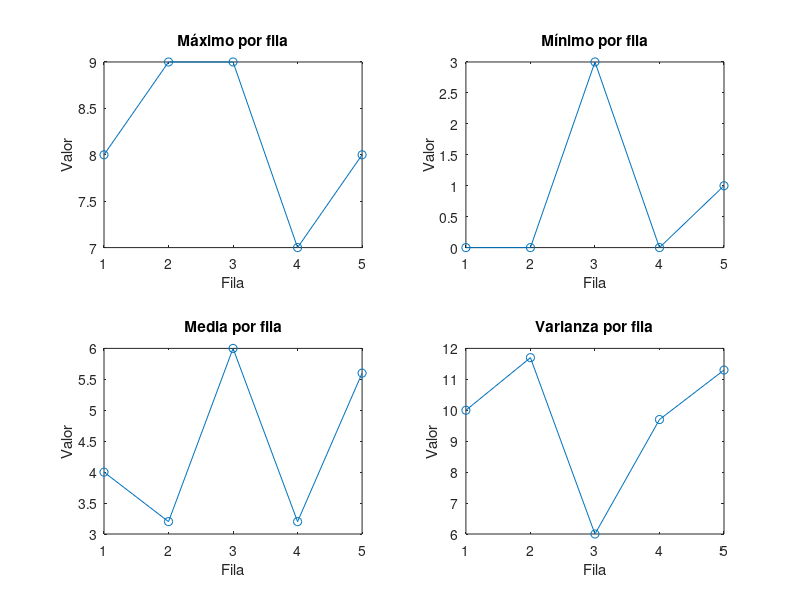

Reproduce this figure in MATLAB. (Note: this script raises an error after producing the figure.)
clearvars
% Matrices y vectores. 
% Realice un script de Matlab que permita desarrollar una serie de operaciones con una matriz: 
 
% 1. El script ha de generar una matriz, cuadrada y aleatoria de tamaño indicado por el usuario. En la línea de 
% comandos se ha de visualizar el mensaje: "Indique el tamaño de la matriz". 

tam = input('Indique el tamaño de la matriz: ');
matriz_aleatoria = randi([0, 9], tam); % Genera enteros aleatorios entre 0 y 9

%2. A partir de la matriz construida, el script deberá calcular y presentar por pantalla los siguientes datos:

% a) Matriz generada. 
disp('La matriz generada es:'); % mostrar matriz generada
disp(matriz_aleatoria); 

% b) Una segunda matriz formada por las columnas impares de la matriz inicial 
num_columnas = size(matriz_aleatoria, 2);  % devuelve el número de columnas
matriz_impares = matriz_aleatoria(:, 1:2:num_columnas);
disp('La matriz formada por las columnas impares es:');
disp(matriz_impares);

% c) El valor de los elementos de la diagonal de la matriz generada. 
elementos_diagonal = diag(matriz_aleatoria); % coge los elementos de la diagonal de la matriz
disp('Los elementos de la diagonal de la matriz son:');
disp(elementos_diagonal);

% d) Valor máximo, mínimo, medio y varianza de cada fila. Estos valores se han de representar gráficamente, indicando en el eje de abscisas el número de fila  
% Inicializar un vector pre-asignando el tamaño
maximos = zeros(1, size(matriz_aleatoria, 1)); % Vector fila de tamaño 1 x número de filas de la matriz generada 
minimos = zeros (1, size(matriz_aleatoria,1)); % minimos = [0 0 0] si el tam = 3
medias = zeros(1, size(matriz_aleatoria, 1));
varianzas = zeros(1,size(matriz_aleatoria,1));

for i = 1:size(matriz_aleatoria, 1) %bucle iterando por todas las filas de la matriz 
    fila = matriz_aleatoria(i, :); % selecciona en cada iteración la fila completa a ser evaluada
    maximos(i) = max(fila);  % asigna el valor máximo de la fila i al elemento i del vector
    minimos(i) = min(fila);
    medias(i) = mean(fila);
    varianzas(i) = var(fila);
end

disp('Máximos:');
disp(maximos);
disp('Mínimos:');
disp(minimos);
disp('Medias:');
disp(medias);
disp('Varianzas:');
disp(varianzas);

%subplot(filas, columnas, número_de_subgráfico)
subplot(2, 2, 1); % dividir ventana en una cuadrícula de 2 filas y 2 columnas = 4 subgráficos; en el primer subgráfico
plot(maximos, 'o-');
title('Máximo por fila');
xlabel('Fila');
ylabel('Valor');

subplot(2, 2, 2); % Subplot 2: min
plot(minimos, 'o-');
title('Mínimo por fila');
xlabel('Fila');
ylabel('Valor');

subplot(2, 2, 3); % Subplot 3: media
plot(medias, 'o-');
title('Media por fila');
xlabel('Fila');
ylabel('Valor');

subplot(2, 2, 4); % Subplot 4: varianza
plot(varianzas, 'o-');
title('Varianza por fila');
xlabel('Fila');
ylabel('Valor');

sgtitle('Análisis por Fila de la Matriz Cuadrada');